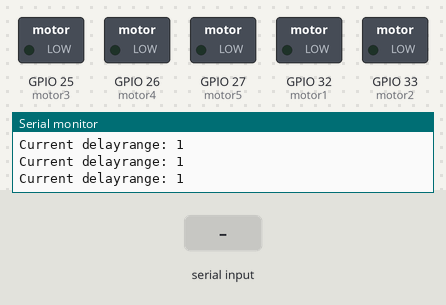
A sketch run on a simulated ESP32. Parts: switched loads named in the sketch (green lamp = pin HIGH), the last lines printed to the serial monitor. The inputs (shaded band) are chosen by the test bench. Nothing arrives over Bluetooth unless stated.

Above: at 2.8 s.
2.9 s: "B" received over the second serial link
At 3.4 s:
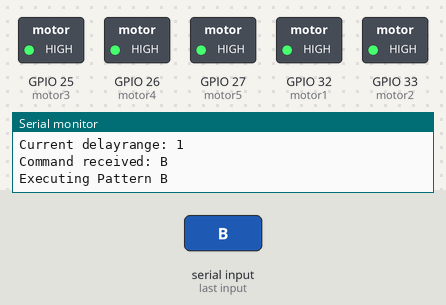
At 4.8 s:
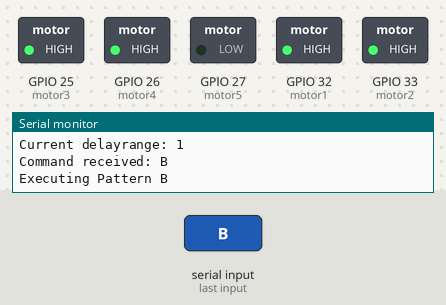
7.0 s: "A" received over the second serial link
At 7.7 s:
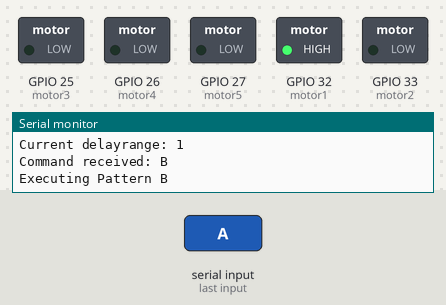
9.5 s: "1" received over the second serial link
Timing chart, 0 to 12.5 s (numbered marks = the images above; inputs shaded):
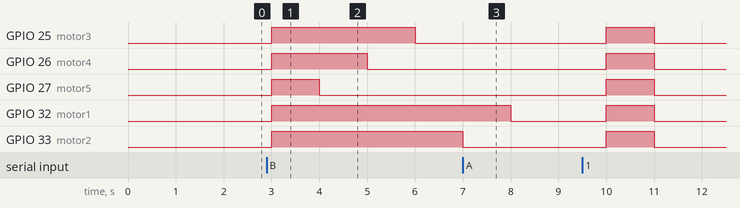

Measured:
- after the input at 2.9 s, GPIO 25 (motor3): LOW → HIGH after 0.10 s, → LOW 3.0 s later; GPIO 26 (motor4): LOW → HIGH after 0.10 s, → LOW 2.0 s later; GPIO 27 (motor5): LOW → HIGH after 0.10 s, → LOW 1.0 s later; GPIO 32 (motor1), GPIO 33 (motor2): LOW → HIGH after 0.10 s

The sketch:

VIBEALERT.ino
```cpp
#include "BluetoothSerial.h"  // Bluetooth Serial library

// Create a BluetoothSerial object
BluetoothSerial SerialBT;

// Define the GPIO pins where motors are connected
const int motor1 = 32;
const int motor2 = 33;
const int motor3 = 25;
const int motor4 = 26;
const int motor5 = 27;

// Duration for motor ON and OFF (in milliseconds)
const int delayTime = 1000;  // Adjust the time as needed

int delayrange;

void setup() {
  // Initialize Bluetooth Serial
  Serial.begin(115200);
  SerialBT.begin("vibealert");  // Bluetooth device name

  //SerialBT.println("Bluetooth Started");
  Serial.println("Serial communication started");

  delayrange = 1;  // Initialize delayrange

  // Set the motor pins as outputs
  pinMode(motor1, OUTPUT);
  pinMode(motor2, OUTPUT);
  pinMode(motor3, OUTPUT);
  pinMode(motor4, OUTPUT);
  pinMode(motor5, OUTPUT);

  // Optional: Set up the default state of the motors (OFF)
  digitalWrite(motor1, LOW);
  digitalWrite(motor2, LOW);
  digitalWrite(motor3, LOW);
  digitalWrite(motor4, LOW);
  digitalWrite(motor5, LOW);

  Serial.println("Setup complete, motors are OFF.");
}

void loop() {
  // Check if data is available to read from Bluetooth Serial
  if (SerialBT.available()) {
    char command = SerialBT.read();  // Read the incoming byte
    Serial.println("Command received: " + String(command));

    if (command == 'B') {
      //  SerialBT.println("Received B: Rotating motors in Pattern A");
      Serial.println("Executing Pattern B");

      // Pattern A: All motors ON, then OFF in sequence
      digitalWrite(motor1, HIGH);
      digitalWrite(motor2, HIGH);
      digitalWrite(motor3, HIGH);
      digitalWrite(motor4, HIGH);
      digitalWrite(motor5, HIGH);
      delay(delayrange * delayTime);  // Keep all ON for a while

      digitalWrite(motor5, LOW);
      delay(delayTime);
      digitalWrite(motor4, LOW);
      delay(delayTime);
      digitalWrite(motor3, LOW);
      delay(delayTime);
      digitalWrite(motor2, LOW);
      delay(delayTime);
      digitalWrite(motor1, LOW);
      delay(delayTime);

      Serial.println("Pattern B complete");

    } else if (command == 'A') {
      //  SerialBT.println("Received A: Rotating motors in Pattern B");
      Serial.println("Executing Pattern A");

      // Pattern B: Motors ON and OFF alternately
      digitalWrite(motor1, HIGH);
      digitalWrite(motor3, HIGH);
      digitalWrite(motor5, HIGH);
      digitalWrite(motor2, HIGH);
      digitalWrite(motor4, HIGH);
      delay(1000);

      digitalWrite(motor1, LOW);
      digitalWrite(motor3, LOW);
      digitalWrite(motor5, LOW);
      digitalWrite(motor2, LOW);
      digitalWrite(motor4, LOW);

      Serial.println("Pattern A complete");

    } else if (command == '1') {
      //   SerialBT.println("Received 1: Setting delay range to 1");
      Serial.println("Setting delayrange = 1");
      delayrange = 1;
      delay(100);

    } else if (command == '2') {
      //   SerialBT.println("Received 2: Setting delay range to 2");
      Serial.println("Setting delayrange = 2");
      delayrange = 2;
      delay(100);

    } else if (command == '3') {
      //   SerialBT.println("Received 3: Setting delay range to 3");
      Serial.println("Setting delayrange = 3");
      delayrange = 3;
      delay(100);

    } else if (command == '4') {
      //   SerialBT.println("Received 4: Setting delay range to 4");
      Serial.println("Setting delayrange = 4");
      delayrange = 4;
      delay(100);
    }
  }
  // Print the current delayrange every loop for debugging
  Serial.println("Current delayrange: " + String(delayrange));
  delay(1000);  // Slight delay to avoid flooding the serial monitor
}
```
